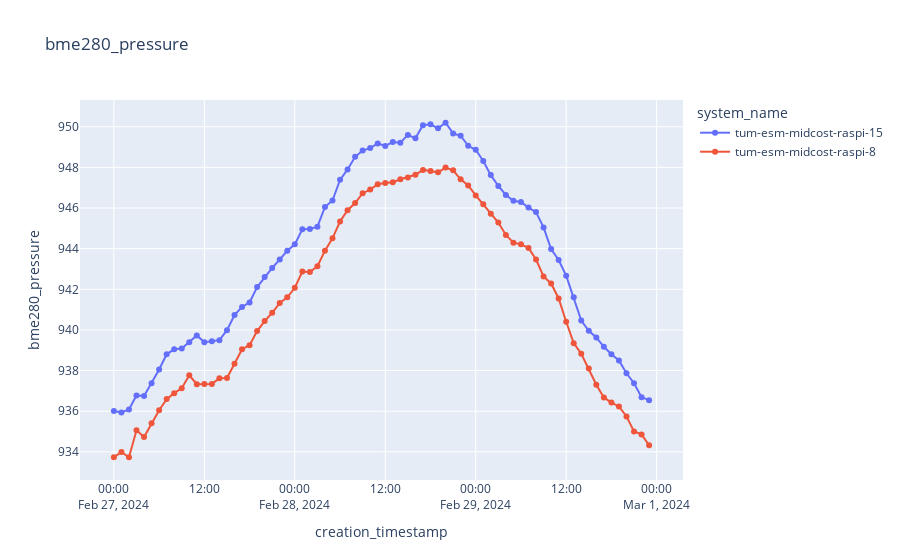

The cell this chart's notebook holds for it:
### Code cell
plot_sensor_measurement(df,sensor_id,col_name="bme280_pressure",filter=filter)
